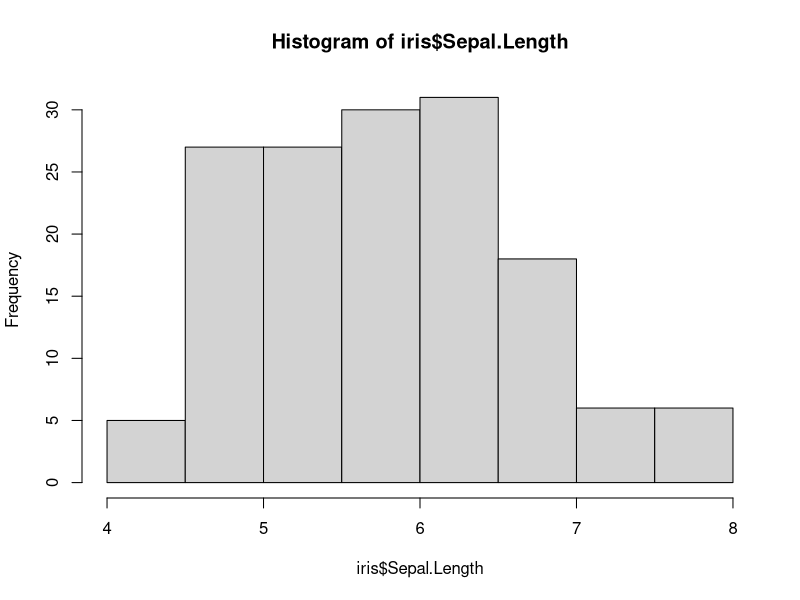
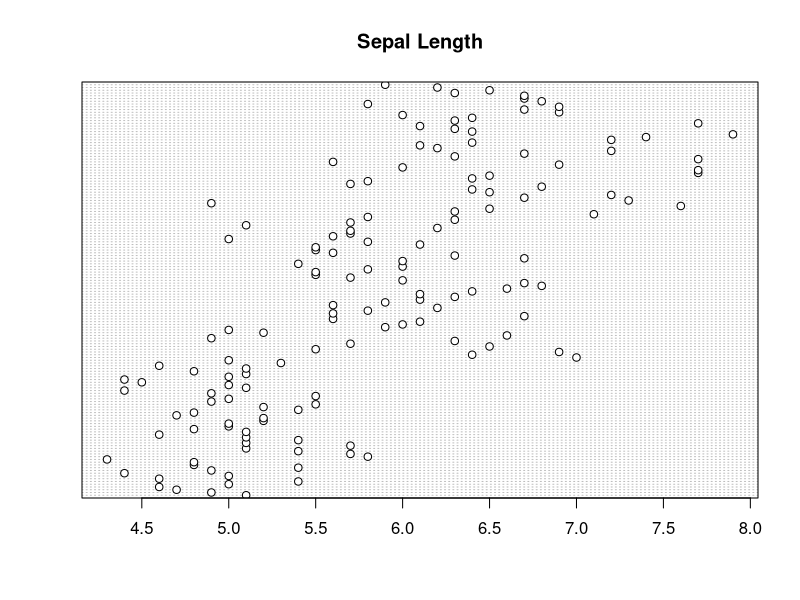
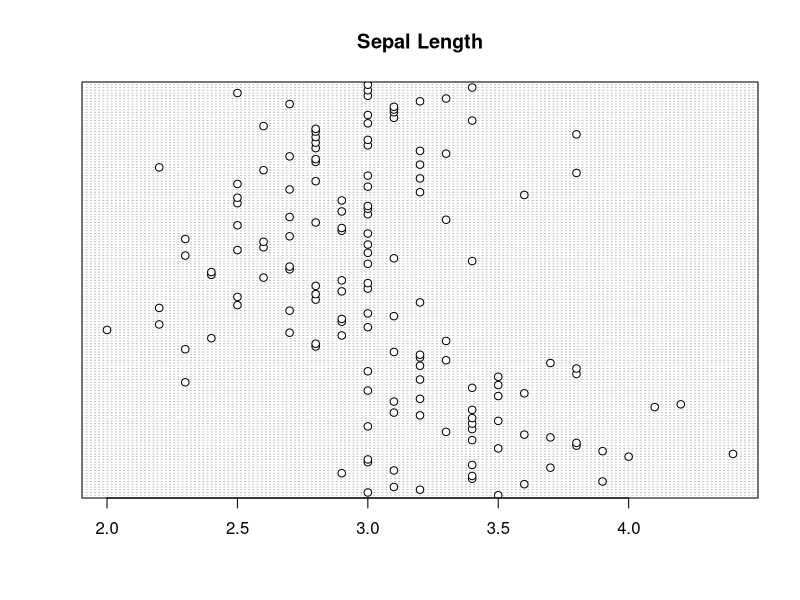
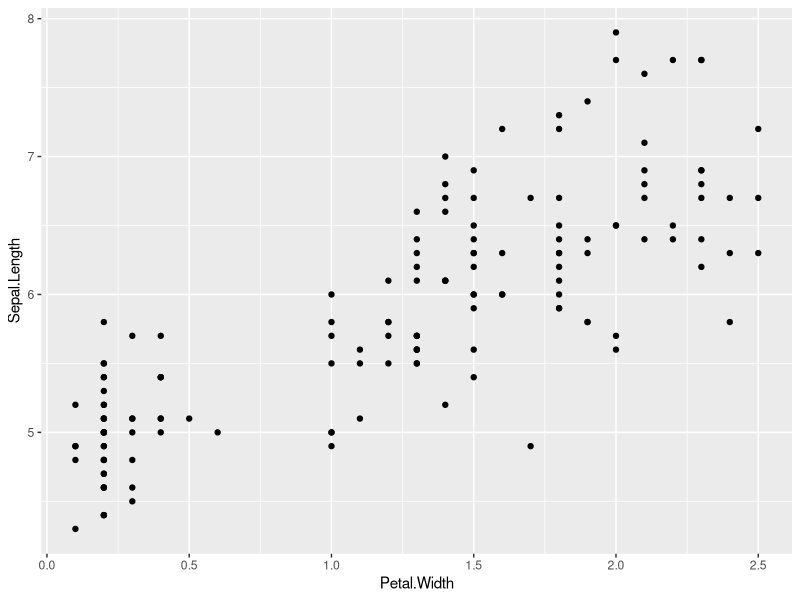

Source code (R) for these figures, in order: (Note: this script raises an error after producing the figures.)
## ---- chunk 1
knitr::opts_chunk$set(echo = TRUE)
library(tidyverse)
summary(iris) #you can go ahead and explore the summary function using the iris dataset

hist(iris$Sepal.Length) #check out the distribution of different variables in the iris 

#various descriptive statistics functions
min(iris$Sepal.Width)
max(iris$Petal.Length)
mean(iris$Sepal.Width)
median(iris$Petal.Length)
range(iris$Petal.Length)
sd(iris$Petal.Length) #standard deviation 
cv <- sd(iris$Sepal.Length) / mean(iris$Sepal.Length) * 100 #coefficient of variation

quantile(iris$Sepal.Length) #all quartiles 

quantile(iris$Sepal.Length, 0.25)  #first quartile (lowest 25% of data)
quantile(iris$Sepal.Length, 0.50)  #second quartile (median)
quantile(iris$Sepal.Length, 0.75)  #third quartile (75% of data is below this value and 25% is above this value)

#dot charts to detect outliers 
dotchart(iris$Sepal.Length, main="Sepal Length")
dotchart(iris$Sepal.Width, main="Sepal Length")

## ---- chunk 2
library(dplyr)

iris %>%
  group_by(Species) %>% #group by the three different species 
  summarise(Length.mean = mean(Sepal.Length)) #compute the mean of sepal length and group by species 
## ---- chunk 3
iris %>% 
  group_by(Species) %>% #group by species
  summarise(across(where(is.numeric), mean, na.rm =T)) #calculate mean for numeric columns 

#calculate multiple statistics 
iris %>% group_by(Species) %>% #group by species 
  summarise(
  across(where(is.numeric), ~mean(.x, na.rm = TRUE), .names = "mean_{.col}"), #calculates mean for each numeric variable and names the                                                                                #columns accordingly 
  across(where(is.numeric), ~median(.x, na.rm = TRUE), .names = "median_{.col}")) #calculates median for each numeric variable and names                                                                                   #the columns accordingly 

#create a data frame and view it 
iris.stats.summary <- iris %>% group_by(Species) %>% 
  summarise(
  across(where(is.numeric), ~mean(.x, na.rm = TRUE), .names = "mean_{.col}"), 
  across(where(is.numeric), ~median(.x, na.rm = TRUE), .names = "median_{.col}")) 

#change the format of the data frame to view it in long format (makes it a bit easier to work with)
library(reshape2)
melt(iris.stats.summary)
iris.stats.summary.m <- melt(iris.stats.summary)

## ---- chunk 4

#let's explore some linear relationships between variables using ggplot 

ggplot(data = iris, aes(x = Petal.Width, y = Sepal.Length)) + geom_point()

#check to see if there is a linear relationship between the two variables 
petalL.sepalL.lm <- lm(Sepal.Length ~ Petal.Width, data= iris)

summary(petalL.sepalL.lm) #use the summary function to compute the r squared and the p-value, etc.

#it is important to note that you must check if your dataset violates any assumptions of linear regression before you consider the results "valid". If assumptions are violated, there are options (i.e., transformations or other tests)

## ---- chunk 5
#run this code to create a data frame of mice data
# Weight of the mice before treatment
before <-c(200.1, 190.9, 192.7, 213, 241.4, 196.9, 172.2, 185.5, 205.2, 193.7)
# Weight of the mice after treatment
after <-c(392.9, 393.2, 345.1, 393, 434, 427.9, 422, 383.9, 392.3, 352.2)
# Create a data frame
my_data <- data.frame( 
                group = rep(c("before", "after"), each = 10),
                weight = c(before,  after)
                )


res <- t.test(weight ~ group, data = my_data, paired = TRUE)

## ---- chunk 6
#create data frame
# Data in two numeric vectors
women_weight <- c(38.9, 61.2, 73.3, 21.8, 63.4, 64.6, 48.4, 48.8, 48.5)
men_weight <- c(67.8, 60, 63.4, 76, 89.4, 73.3, 67.3, 61.3, 62.4) 
# Create a data frame
my_data.2 <- data.frame( 
                group = rep(c("Woman", "Man"), each = 9),
                weight = c(women_weight,  men_weight)
                )

#run the unpaired t-test
res <- t.test(weight ~ group, data = my_data, var.equal = TRUE)

## ---- chunk 7
#we can use the iris dataset to run an ANOVA, since there are more than two groups

levels(iris$Species) #how many groups are there in the iris dataset?

#plot one of the variables by species 
ggplot(data = iris, aes(x = Species, y = Sepal.Length)) + geom_boxplot() 


#run the ANOVA
anova.1 <- aov(Sepal.Length~Species, data = iris)
summary(anova.1) #get the summary output
#this tells us that there is a significant difference between the three groups, but we don't yet know between which groups

#Multiple pairwise comparisons 
TukeyHSD(anova.1) #Tukey Honest Significant Difference test will tell us which species have different means

## ---- chunk 8
#len = measurement of tooth growth
ToothGrowth

#need to make the dose variable a factor in order to use ANOVA
ToothGrowth$dose <- as.factor(ToothGrowth$dose)

